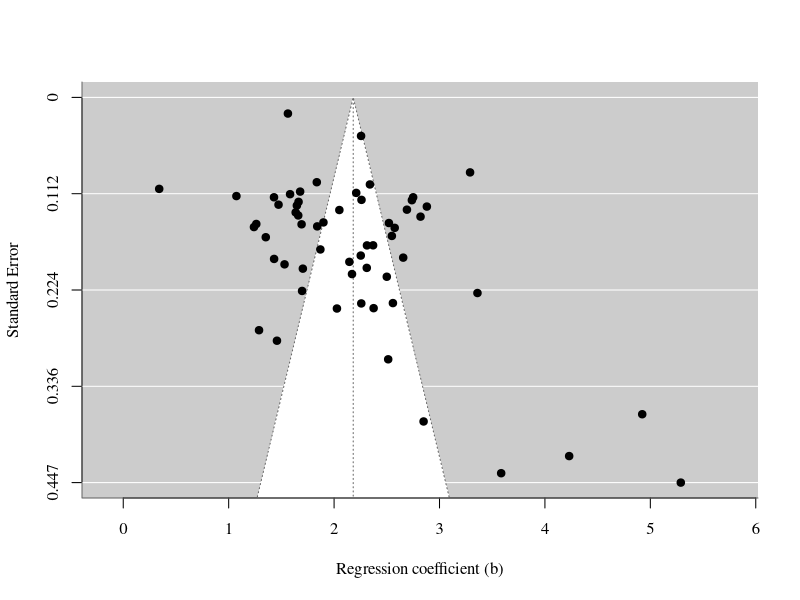
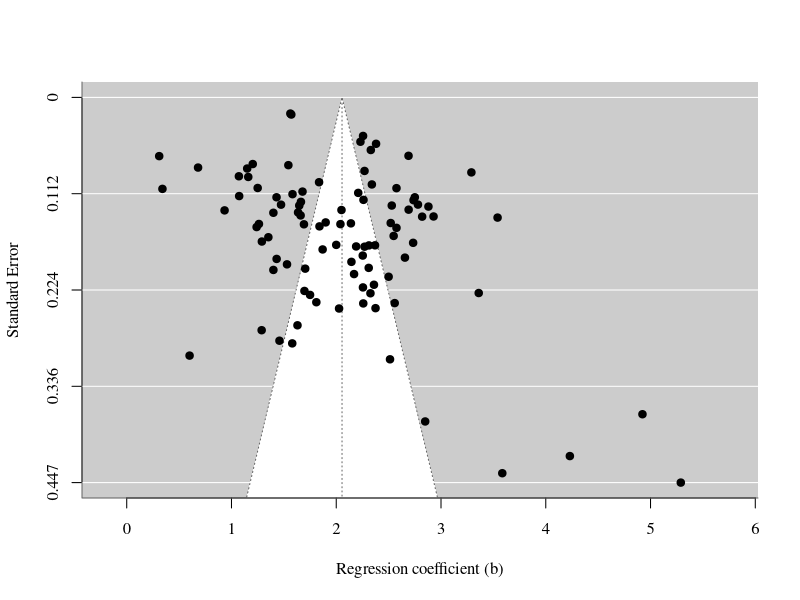
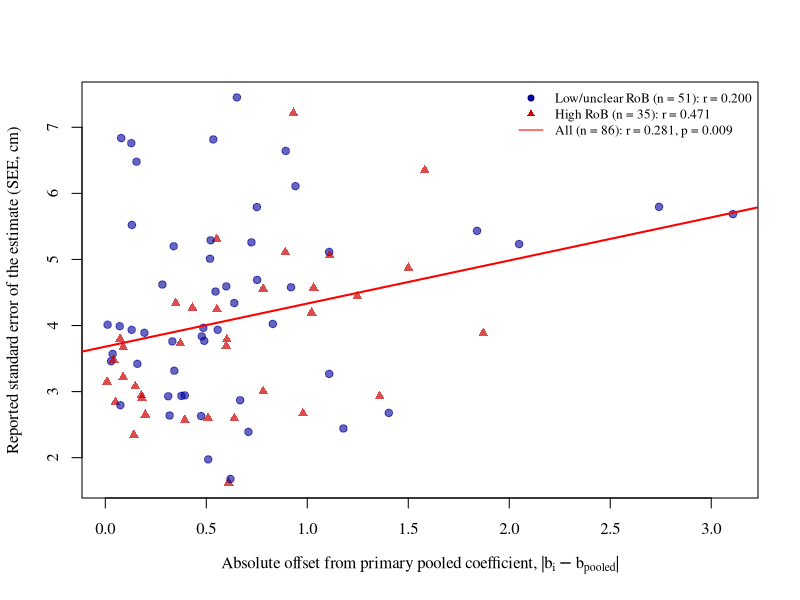
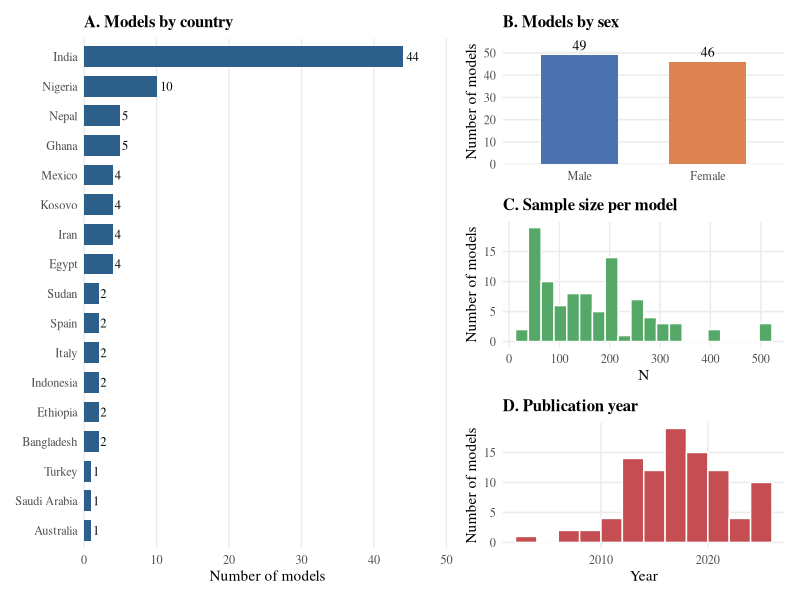
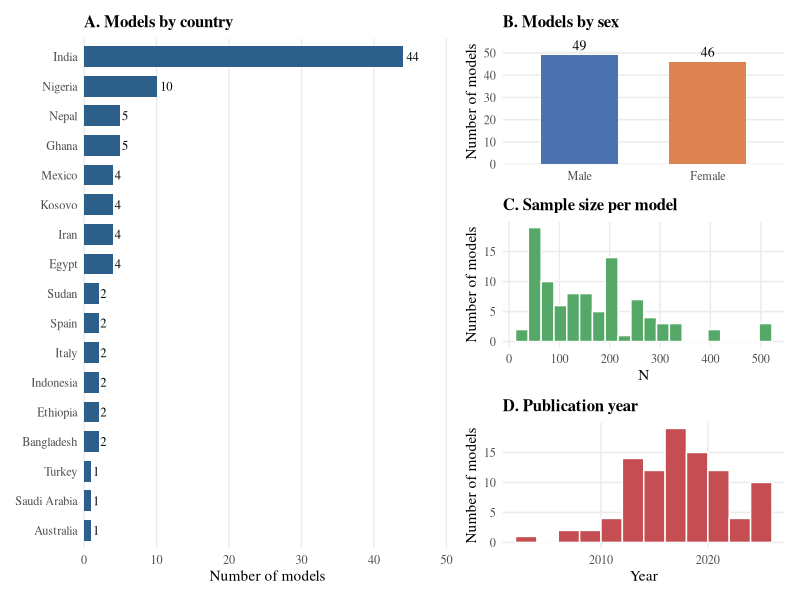
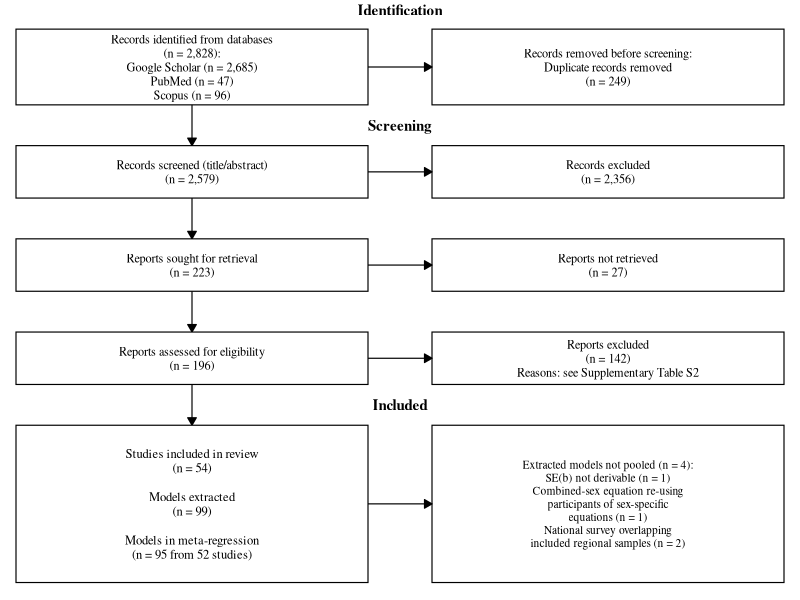
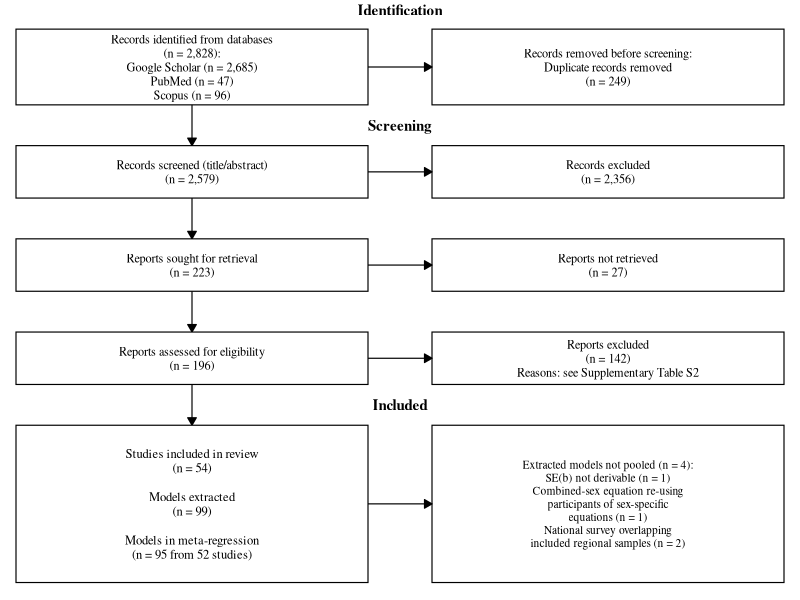
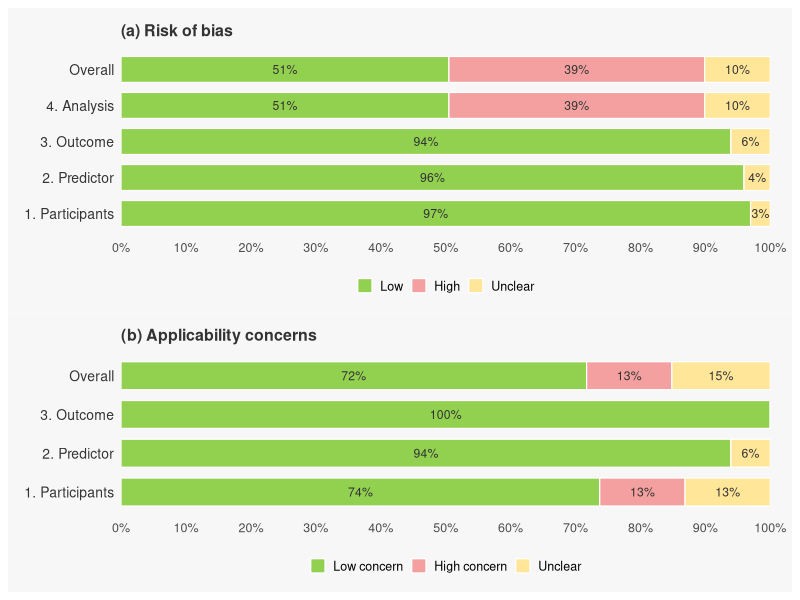

Write the R code that produced these figures, in order.
## ==============================================================================
## MASTER ANALYSIS SCRIPT (version 2)
## Global Regression Coefficient for Predicting Stature from Tibial Length:
## Evidence from Systematic Review and Meta-Regression
##
## Reproduces every table, statistic and figure in the manuscript. Run top to
## bottom from a folder containing the input files below.
##
## INPUT FILES
##   meta_analysis_dataset.csv            k = 95 models (all risk-of-bias strata)
##   primary_dataset_exclHighRoB.csv      k = 58 models (high analysis-domain RoB excluded)
##   offset_analysis_dataset_corrected.csv k = 86 models with SEE available
##   probast_domain_detail.csv            PROBAST judgements (Low/High/Unclear) for the
##                                         99 models extracted from the 54 included studies,
##                                         4 RoB domains, 3 applicability domains, overall
##   prisma_counts.csv                    record counts for the PRISMA flow diagram
##   validation_status.csv                validation reported for each extracted equation,
##                                         classified by TRIPOD definitions
##
## CHANGES FROM VERSION 1 (k = 98 / 58)
##   Excluded from synthesis: model 36 (Gualdi-Russo combined-sex equation; same
##   participants as models 34-35), model 53 (Yadav & Pathak; lateral leg length,
##   not tibial length), models 64-65 (Gardasevic 2019 national survey; overlaps the
##   regional samples in models 43-44 and 79-80). Model 86 (Mundane) remains
##   excluded because SE(b) is not derivable.
##   Added: sensitivity analysis excluding samples with a lower age bound of 17 y.
##   Version 2.1: model 100 added (Sreenivasan & Nawaz Ahmed 2021, Tamil males),
##   found when the full texts of unresolved full-text-stage records were sought
##   (27 reports could not be retrieved; see prisma_counts.csv, item not_retrieved).
##
## PACKAGES: metafor, ggplot2, dplyr, tidyr, forcats, patchwork
## ==============================================================================

suppressPackageStartupMessages({
  library(metafor); library(ggplot2); library(dplyr)
  library(tidyr);   library(forcats); library(patchwork)
})
set.seed(123456)

out <- list()   # every number reported in the manuscript is stored here

## Figures are written twice: a vector PDF (fonts embedded) for submission and a
## 300-dpi PNG for the Word manuscript. save_base() wraps base-graphics figures.
save_base <- function(stem, width, height, draw) {
  png(paste0(stem, ".png"), width = width, height = height, units = "in", res = 300)
  draw(); dev.off()
  grDevices::cairo_pdf(paste0(stem, ".pdf"), width = width, height = height)
  draw(); dev.off()
}
save_gg <- function(stem, plot, width, height) {
  ggsave(paste0(stem, ".png"), plot, width = width, height = height, dpi = 300, bg = "white")
  ggsave(paste0(stem, ".pdf"), plot, width = width, height = height, device = grDevices::cairo_pdf, bg = "white")
}
add <- function(name, value) out[[name]] <<- value

## ------------------------------------------------------------------------
## 0. DATA
## ------------------------------------------------------------------------
dat_full    <- read.csv("meta_analysis_dataset.csv", stringsAsFactors = FALSE)
dat_primary <- read.csv("primary_dataset_exclHighRoB.csv", stringsAsFactors = FALSE)
dat_offset  <- read.csv("offset_analysis_dataset_corrected.csv", stringsAsFactors = FALSE)
rob         <- read.csv("probast_domain_detail.csv", stringsAsFactors = FALSE)
prisma      <- read.csv("prisma_counts.csv", stringsAsFactors = FALSE)
dat_full$vi    <- dat_full$SEb^2
dat_primary$vi <- dat_primary$SEb^2
dat_full$label    <- paste0(dat_full$author_sex, ", ", dat_full$year)
dat_primary$label <- paste0(dat_primary$author_sex, ", ", dat_primary$year)

r2_analogue <- function(base, mod) max(0, (base$tau2 - mod$tau2) / base$tau2 * 100)

## ==============================================================================
## A. POOLED ESTIMATES AND GEOGRAPHIC MODERATORS (Table 1)
## ==============================================================================
res_primary    <- rma(b, vi, data = dat_primary, method = "REML", slab = label)
res_allstudies <- rma(b, vi, data = dat_full,    method = "REML", slab = label)

res_country_primary   <- rma(b, vi, mods = ~ factor(country),   data = dat_primary, method = "REML")
res_continent_primary <- rma(b, vi, mods = ~ factor(continent), data = dat_primary, method = "REML")
res_country_full      <- rma(b, vi, mods = ~ factor(country),   data = dat_full,    method = "REML")
res_continent_full    <- rma(b, vi, mods = ~ factor(continent), data = dat_full,    method = "REML")

for (nm in c("primary", "allstudies")) {
  r <- get(paste0("res_", nm))
  add(paste0(nm, "_k"), r$k); add(paste0(nm, "_b"), r$b[1])
  add(paste0(nm, "_lb"), r$ci.lb); add(paste0(nm, "_ub"), r$ci.ub)
  add(paste0(nm, "_z"), r$zval); add(paste0(nm, "_p"), r$pval)
  add(paste0(nm, "_tau2"), r$tau2); add(paste0(nm, "_I2"), r$I2)
  add(paste0(nm, "_QE"), r$QE); add(paste0(nm, "_QEp"), r$QEp)
}
for (nm in c("country_primary", "continent_primary", "country_full", "continent_full")) {
  r <- get(paste0("res_", nm))
  base <- if (grepl("primary", nm)) res_primary else res_allstudies
  add(paste0(nm, "_QM"), r$QM); add(paste0(nm, "_df"), r$QMdf[1]); add(paste0(nm, "_p"), r$QMp)
  add(paste0(nm, "_I2res"), r$I2); add(paste0(nm, "_R2"), r2_analogue(base, r))
}
## Country coefficients significant at p < 0.05 (primary model)
cc <- coef(summary(res_country_primary))
cc <- cc[-1, , drop = FALSE]
add("country_primary_reference", levels(factor(dat_primary$country))[1])
add("country_primary_sig", paste(sprintf("%s (%.3f, p=%.3f)", sub("factor\\(country\\)", "", rownames(cc)[cc$pval < 0.05]),
                                         cc$estimate[cc$pval < 0.05], cc$pval[cc$pval < 0.05]), collapse = "; "))
ct <- coef(summary(res_continent_primary))[-1, , drop = FALSE]
add("continent_primary_reference", levels(factor(dat_primary$continent))[1])
add("continent_primary_coefs", paste(sprintf("%s (%.3f, p=%.3f)", sub("factor\\(continent\\)", "", rownames(ct)), ct$estimate, ct$pval), collapse = "; "))

table1 <- data.frame(
  Model = c("Primary (high RoB excluded)", "+ Country moderator", "+ Continent moderator",
            "All-studies sensitivity", "+ Country moderator", "+ Continent moderator"),
  k = c(rep(res_primary$k, 3), rep(res_allstudies$k, 3)),
  Pooled_b_95CI = c(sprintf("%.3f (%.3f-%.3f)", res_primary$b[1], res_primary$ci.lb, res_primary$ci.ub),
                    sprintf("QM p = %.3f", res_country_primary$QMp), sprintf("QM p = %.3f", res_continent_primary$QMp),
                    sprintf("%.3f (%.3f-%.3f)", res_allstudies$b[1], res_allstudies$ci.lb, res_allstudies$ci.ub),
                    sprintf("QM p = %.3f", res_country_full$QMp), sprintf("QM p = %.3f", res_continent_full$QMp)),
  I2_pct = round(c(res_primary$I2, res_country_primary$I2, res_continent_primary$I2,
                   res_allstudies$I2, res_country_full$I2, res_continent_full$I2), 2))
write.csv(table1, "Table1_pooled_estimates.csv", row.names = FALSE)

## ==============================================================================
## B. RISK-OF-BIAS AND AGE SENSITIVITY (Table 2)
## ==============================================================================
res_lowOnly <- rma(b, vi, data = subset(dat_full, RoB_Domain4 == "Low RoB"), method = "REML")
res_age18   <- rma(b, vi, data = subset(dat_primary, !age_lower17), method = "REML")
res_age18_full <- rma(b, vi, data = subset(dat_full, !age_lower17), method = "REML")

sens_row <- function(lab, r) data.frame(Analysis = lab, k = r$k, b = round(r$b[1], 3),
  CI = sprintf("%.3f to %.3f", r$ci.lb, r$ci.ub), tau2 = round(r$tau2, 3), I2 = round(r$I2, 2),
  Q = sprintf("%.2f (%d)", r$QE, r$k - 1), p = ifelse(r$QEp < 0.0001, "<0.0001", sprintf("%.4f", r$QEp)))
table2 <- rbind(sens_row("Full sample (all risk-of-bias levels)", res_allstudies),
                sens_row("Primary (high RoB excluded)", res_primary),
                sens_row("Low RoB only", res_lowOnly),
                sens_row("Primary, excluding samples with lower age bound of 17 y", res_age18))
write.csv(table2, "Table2_sensitivity.csv", row.names = FALSE)
for (nm in c("lowOnly", "age18", "age18_full")) {
  r <- get(paste0("res_", nm))
  add(paste0(nm, "_k"), r$k); add(paste0(nm, "_b"), r$b[1]); add(paste0(nm, "_lb"), r$ci.lb)
  add(paste0(nm, "_ub"), r$ci.ub); add(paste0(nm, "_tau2"), r$tau2); add(paste0(nm, "_I2"), r$I2)
  add(paste0(nm, "_QE"), r$QE)
}

dat_full$RoB_Domain4 <- factor(dat_full$RoB_Domain4, levels = c("Low RoB", "High RoB", "Unclear"))
res_rob_mod <- rma(b, vi, mods = ~ RoB_Domain4, data = dat_full, method = "REML")
add("robmod_QM", res_rob_mod$QM); add("robmod_df", res_rob_mod$QMdf[1]); add("robmod_p", res_rob_mod$QMp)
add("robmod_R2", r2_analogue(res_allstudies, res_rob_mod))
rc <- coef(summary(res_rob_mod))
add("robmod_high_est", rc["RoB_Domain4High RoB", "estimate"]); add("robmod_high_p", rc["RoB_Domain4High RoB", "pval"])
add("robmod_unclear_est", rc["RoB_Domain4Unclear", "estimate"]); add("robmod_unclear_p", rc["RoB_Domain4Unclear", "pval"])

## ==============================================================================
## C. PUBLICATION BIAS
## ==============================================================================
egger_primary <- regtest(res_primary,    model = "rma")
egger_full    <- regtest(res_allstudies, model = "rma")
tf_primary    <- trimfill(res_primary)
tf_full       <- trimfill(res_allstudies)
add("egger_primary_z", egger_primary$zval); add("egger_primary_p", egger_primary$pval)
add("egger_full_z", egger_full$zval);       add("egger_full_p", egger_full$pval)
add("tf_primary_k0", tf_primary$k0); add("tf_primary_side", tf_primary$side); add("tf_primary_b", tf_primary$b[1])
add("tf_full_k0", tf_full$k0);       add("tf_full_side", tf_full$side);       add("tf_full_b", tf_full$b[1])

outlier_models <- c(26, 27, 72, 83)   # Esomonu M/F, Tiwari & Datta M, Okwan F
res_primary_sens   <- rma(b, vi, data = subset(dat_primary, !model %in% outlier_models), method = "REML")
egger_primary_sens <- regtest(res_primary_sens, model = "rma")
add("outlier_k", res_primary_sens$k); add("outlier_b", res_primary_sens$b[1])
add("outlier_lb", res_primary_sens$ci.lb); add("outlier_ub", res_primary_sens$ci.ub)
add("outlier_I2", res_primary_sens$I2)
add("outlier_egger_z", egger_primary_sens$zval); add("outlier_egger_p", egger_primary_sens$pval)
## Check the four studies are still the most extreme on b and SE in the primary set
add("outlier_check", paste(dat_primary$author_sex[order(-dat_primary$b)][1:4], collapse = "; "))

save_base("Figure5_Funnel_Primary", 7.5, 6.25, function() {
  par(family = "serif"); funnel(res_primary, xlab = "Regression coefficient (b)") })
save_base("Figure6_Funnel_AllStudies", 7.5, 6.25, function() {
  par(family = "serif"); funnel(res_allstudies, xlab = "Regression coefficient (b)") })

## ==============================================================================
## D. LEAVE-ONE-OUT (primary)
## ==============================================================================
loo <- as.data.frame(leave1out(res_primary))
loo$model <- dat_primary$model; loo$study <- dat_primary$label
write.csv(loo, "LeaveOneOut_primary.csv", row.names = FALSE)
add("loo_min", min(loo$estimate)); add("loo_max", max(loo$estimate))
add("loo_min_study", loo$study[which.min(loo$estimate)]); add("loo_max_study", loo$study[which.max(loo$estimate)])
add("loo_I2_min", min(loo$I2)); add("loo_I2_max", max(loo$I2))

## ==============================================================================
## E. SEX
## ==============================================================================
sex_models <- function(d, tag) {
  m <- rma(b, vi, data = subset(d, sex_cat == "Male"),   method = "REML")
  f <- rma(b, vi, data = subset(d, sex_cat == "Female"), method = "REML")
  s <- rma(b, vi, mods = ~ factor(sex_cat), data = subset(d, sex_cat %in% c("Male", "Female")), method = "REML")
  add(paste0(tag, "_male_k"), m$k); add(paste0(tag, "_male_b"), m$b[1]); add(paste0(tag, "_male_lb"), m$ci.lb); add(paste0(tag, "_male_ub"), m$ci.ub)
  add(paste0(tag, "_female_k"), f$k); add(paste0(tag, "_female_b"), f$b[1]); add(paste0(tag, "_female_lb"), f$ci.lb); add(paste0(tag, "_female_ub"), f$ci.ub)
  add(paste0(tag, "_sex_QM"), s$QM); add(paste0(tag, "_sex_p"), s$QMp)
  list(m = m, f = f)
}
sex_p <- sex_models(dat_primary, "primary")
sex_f <- sex_models(dat_full, "full")

## ==============================================================================
## F. OFFSET FROM POOLED b vs SEE (reference = primary pooled b; test set = all
##    models with SEE, including high-RoB models)
## ==============================================================================
b_ref <- res_primary$b[1]
dat_offset$abs_offset <- abs(dat_offset$b - b_ref)
dat_offset$high <- dat_offset$RoB_Domain4 == "High RoB"
pe <- cor.test(dat_offset$abs_offset, dat_offset$SEE)
sp <- suppressWarnings(cor.test(dat_offset$abs_offset, dat_offset$SEE, method = "spearman"))
lm_u <- lm(SEE ~ abs_offset, data = dat_offset)
lm_w <- lm(SEE ~ abs_offset, data = dat_offset, weights = 1 / SEb^2)
ch <- cor.test(dat_offset$abs_offset[dat_offset$high],  dat_offset$SEE[dat_offset$high])
cl <- cor.test(dat_offset$abs_offset[!dat_offset$high], dat_offset$SEE[!dat_offset$high])
add("offset_k", nrow(dat_offset)); add("offset_ref_b", b_ref)
add("offset_r", unname(pe$estimate)); add("offset_p", pe$p.value)
add("offset_rho", unname(sp$estimate)); add("offset_rho_p", sp$p.value)
add("offset_slope", coef(lm_u)[2]); add("offset_slope_se", coef(summary(lm_u))[2, 2])
add("offset_slope_p", coef(summary(lm_u))[2, 4]); add("offset_R2", summary(lm_u)$r.squared)
add("offset_wslope", coef(lm_w)[2]); add("offset_wslope_se", coef(summary(lm_w))[2, 2]); add("offset_wslope_p", coef(summary(lm_w))[2, 4])
add("offset_high_n", sum(dat_offset$high)); add("offset_high_r", unname(ch$estimate)); add("offset_high_p", ch$p.value)
add("offset_low_n", sum(!dat_offset$high)); add("offset_low_r", unname(cl$estimate)); add("offset_low_p", cl$p.value)
add("offset_high_mean", mean(dat_offset$abs_offset[dat_offset$high])); add("offset_low_mean", mean(dat_offset$abs_offset[!dat_offset$high]))

save_base("Figure7_OffsetVsSEE", 8.33, 6.67, function() {
par(family = "serif")
plot(dat_offset$abs_offset, dat_offset$SEE,
     xlab = expression("Absolute offset from primary pooled coefficient, |" * b[i] - b[pooled] * "|"),
     ylab = "Reported standard error of the estimate (SEE, cm)",
     pch = ifelse(dat_offset$high, 17, 19),
     col = ifelse(dat_offset$high, rgb(0.8, 0, 0, 0.7), rgb(0, 0, 0.6, 0.6)))
abline(lm_u, col = "red", lwd = 2)
legend("topright", bty = "n", cex = 0.8, pch = c(19, 17, NA), lty = c(NA, NA, 1), col = c(rgb(0, 0, 0.6), rgb(0.8, 0, 0), "red"),
       legend = c(sprintf("Low/unclear RoB (n = %d): r = %.3f", sum(!dat_offset$high), cl$estimate),
                  sprintf("High RoB (n = %d): r = %.3f", sum(dat_offset$high), ch$estimate),
                  sprintf("All (n = %d): r = %.3f, p = %.3f", nrow(dat_offset), pe$estimate, pe$p.value)))
})

## ==============================================================================
## G. STUDY CHARACTERISTICS (Figure 3) and descriptive numbers
## ==============================================================================
add("primary_countries", length(unique(dat_primary$country)))
add("primary_country_counts", paste(sprintf("%s (%d)", names(sort(table(dat_primary$country), decreasing = TRUE)),
                                            sort(table(dat_primary$country), decreasing = TRUE)), collapse = ", "))
add("primary_N_min", min(dat_primary$N)); add("primary_N_max", max(dat_primary$N))
add("primary_N_median", median(dat_primary$N)); add("primary_N_total", sum(dat_primary$N))
add("primary_year_min", min(dat_primary$year)); add("primary_year_max", max(dat_primary$year))
add("full_countries", length(unique(dat_full$country))); add("full_continents", length(unique(dat_full$continent)))
add("full_N_total", sum(dat_full$N)); add("full_india", sum(dat_full$country == "India"))
add("primary_india", sum(dat_primary$country == "India"))
add("full_continent_counts", paste(sprintf("%s (%d)", names(sort(table(dat_full$continent), decreasing = TRUE)),
                                           sort(table(dat_full$continent), decreasing = TRUE)), collapse = ", "))

theme_char <- theme_minimal(base_family = "serif", base_size = 11) +
  theme(panel.grid.minor = element_blank(), plot.title = element_text(face = "bold", size = 12))
pa <- dat_full %>% count(country) %>% mutate(country = fct_reorder(country, n)) %>%
  ggplot(aes(country, n)) + geom_col(fill = "#2C5F8A", width = 0.7) +
  geom_text(aes(label = n), hjust = -0.3, size = 3.2, family = "serif") + coord_flip(clip = "off") +
  scale_y_continuous(expand = expansion(mult = c(0, 0.15))) +
  labs(title = "A. Models by country", x = NULL, y = "Number of models") + theme_char +
  theme(panel.grid.major.y = element_blank())
pb <- dat_full %>% count(sex_cat) %>% mutate(sex_cat = factor(sex_cat, levels = c("Male", "Female"))) %>%
  ggplot(aes(sex_cat, n, fill = sex_cat)) + geom_col(width = 0.6, show.legend = FALSE) +
  geom_text(aes(label = n), vjust = -0.5, size = 3.5, family = "serif") +
  scale_fill_manual(values = c(Male = "#4C72B0", Female = "#DD8452")) +
  scale_y_continuous(expand = expansion(mult = c(0, 0.15))) +
  labs(title = "B. Models by sex", x = NULL, y = "Number of models") + theme_char +
  theme(panel.grid.major.x = element_blank())
pc <- ggplot(dat_full, aes(N)) + geom_histogram(bins = 20, fill = "#55A868", color = "white") +
  labs(title = "C. Sample size per model", x = "N", y = "Number of models") + theme_char
pd <- ggplot(dat_full, aes(year)) + geom_histogram(binwidth = 2, fill = "#C44E52", color = "white", boundary = 2000) +
  labs(title = "D. Publication year", x = "Year", y = "Number of models") + theme_char
save_gg("Figure3_Study_Characteristics", (pa | (pb / pc / pd)) + plot_layout(widths = c(1.3, 1)),
       width = 11, height = 8)

## ==============================================================================
## H. PRISMA 2020 FLOW DIAGRAM (Figure 1)
## ==============================================================================
pv <- setNames(prisma$n, prisma$item)
box <- function(x1, x2, y1, y2, label, size = 3.1)
  list(annotate("rect", xmin = x1, xmax = x2, ymin = y1, ymax = y2, fill = "white", colour = "black", linewidth = 0.4),
       annotate("text", x = (x1 + x2) / 2, y = (y1 + y2) / 2, label = label, size = size, family = "serif", lineheight = 0.95))
arr <- function(x1, y1, x2, y2) annotate("segment", x = x1, y = y1, xend = x2, yend = y2,
                                         arrow = arrow(length = unit(2.2, "mm"), type = "closed"), linewidth = 0.4)
fmt <- function(x) format(x, big.mark = ",")
p_prisma <- ggplot() + coord_cartesian(xlim = c(0, 100), ylim = c(0, 103), expand = FALSE) + theme_void(base_family = "serif") +
  box(2, 46, 85, 98, sprintf("Records identified from databases\n(n = %s):\nGoogle Scholar (n = %s)\nPubMed (n = %s)\nScopus (n = %s)",
                             fmt(pv["google"] + pv["pubmed"] + pv["scopus"]), fmt(pv["google"]), fmt(pv["pubmed"]), fmt(pv["scopus"]))) +
  box(54, 98, 85, 98, sprintf("Records removed before screening:\nDuplicate records removed\n(n = %s)",
                              fmt(pv["google"] + pv["pubmed"] + pv["scopus"] - pv["after_dedup"]))) +
  arr(46, 91.5, 54, 91.5) + arr(24, 85, 24, 78) +
  box(2, 46, 69, 78, sprintf("Records screened (title/abstract)\n(n = %s)", fmt(pv["after_dedup"]))) +
  box(54, 98, 69, 78, sprintf("Records excluded\n(n = %s)", fmt(pv["after_dedup"] - pv["after_title_abstract"]))) +
  arr(46, 73.5, 54, 73.5) + arr(24, 69, 24, 62) +
  box(2, 46, 53, 62, sprintf("Reports sought for retrieval\n(n = %s)", fmt(pv["after_title_abstract"]))) +
  box(54, 98, 53, 62, sprintf("Reports not retrieved\n(n = %s)", fmt(pv["not_retrieved"]))) +
  arr(46, 57.5, 54, 57.5) + arr(24, 53, 24, 46) +
  box(2, 46, 37, 46, sprintf("Reports assessed for eligibility\n(n = %s)", fmt(pv["after_title_abstract"] - pv["not_retrieved"]))) +
  box(54, 98, 37, 46, sprintf("Reports excluded\n(n = %s)\nReasons: see Supplementary Table S2", fmt(pv["after_title_abstract"] - pv["not_retrieved"] - pv["after_fulltext"]))) +
  arr(46, 41.5, 54, 41.5) + arr(24, 37, 24, 30) +
  box(2, 46, 3, 30, sprintf(paste0("Studies included in review\n(n = %d)\n\nModels extracted\n(n = %d)\n\n",
                                   "Models in meta-regression\n(n = %d from %d studies)"),
                            pv["after_fulltext"], nrow(rob), nrow(dat_full), pv["studies_in_synthesis"]), size = 3.2) +
  box(54, 98, 3, 30, paste0("Extracted models not pooled (n = ", nrow(rob) - nrow(dat_full), "):\n",
                            "SE(b) not derivable (n = 1)\n",
                            "Combined-sex equation re-using\nparticipants of sex-specific\nequations (n = 1)\n",
                            "National survey overlapping\nincluded regional samples (n = 2)"), size = 2.9) +
  arr(46, 16.5, 54, 16.5) +
  annotate("text", x = 50, y = 101.3, label = "Identification", fontface = "bold", family = "serif", size = 3.8) +
  annotate("text", x = 50, y = 81.5, label = "Screening", fontface = "bold", family = "serif", size = 3.8) +
  annotate("text", x = 50, y = 33.5, label = "Included", fontface = "bold", family = "serif", size = 3.8)
save_gg("Figure1_PRISMA_flow_diagram", p_prisma, width = 9.5, height = 11.5)

## ==============================================================================
## I. PROBAST SUMMARY (Figure 2) and traffic-light plot
## ==============================================================================
pal <- c(Low = "#92D050", High = "#F4A0A0", Unclear = "#FFE699")
make_panel <- function(df, cols, labels, title, legend_labels) {
  summ <- df %>% select(model, all_of(cols)) %>%
    pivot_longer(-model, names_to = "domain", values_to = "judgement") %>%
    mutate(domain = factor(domain, levels = cols, labels = labels),
           judgement = factor(judgement, levels = c("Low", "High", "Unclear"))) %>%
    count(domain, judgement, .drop = FALSE) %>% group_by(domain) %>% mutate(pct = n / sum(n) * 100) %>% ungroup()
  ggplot(summ, aes(domain, pct, fill = judgement)) +
    geom_col(width = 0.72, colour = "white", linewidth = 0.4, position = position_stack(reverse = TRUE)) +
    geom_text(aes(label = ifelse(pct >= 3, paste0(round(pct), "%"), "")),
              position = position_stack(vjust = 0.5, reverse = TRUE), size = 3.1, colour = "grey20") +
    coord_flip() +
    scale_fill_manual(values = pal, labels = legend_labels, drop = FALSE, name = NULL) +
    scale_y_continuous(breaks = seq(0, 100, 10), labels = paste0(seq(0, 100, 10), "%"), expand = c(0, 0)) +
    labs(title = title, x = NULL, y = NULL) + theme_minimal(base_size = 11) +
    theme(panel.grid = element_blank(), axis.text.y = element_text(size = 10, colour = "grey20"),
          axis.text.x = element_text(size = 9, colour = "grey30"), axis.ticks = element_blank(),
          legend.position = "bottom", legend.key.size = unit(0.4, "cm"), legend.text = element_text(size = 9),
          plot.title = element_text(face = "bold", size = 11.5, colour = "grey20"),
          plot.background = element_rect(fill = "grey97", colour = NA), plot.margin = margin(12, 16, 8, 12))
}
p_rob <- make_panel(rob, c("D1_RoB", "D2_RoB", "D3_RoB", "D4_RoB", "Overall_RoB"),
                    c("1. Participants", "2. Predictor", "3. Outcome", "4. Analysis", "Overall"),
                    "(a) Risk of bias", c("Low", "High", "Unclear"))
p_app <- make_panel(rob, c("D1_App", "D2_App", "D3_App", "Overall_App"),
                    c("1. Participants", "2. Predictor", "3. Outcome", "Overall"),
                    "(b) Applicability concerns", c("Low concern", "High concern", "Unclear"))
save_gg("Figure2_RoB_Applicability_Summary", p_rob / p_app + plot_layout(heights = c(1.15, 1)),
       width = 8.2, height = 7.2)
for (d in c("D1_RoB", "D2_RoB", "D3_RoB", "D4_RoB", "Overall_RoB", "D1_App", "D2_App", "D3_App", "Overall_App"))
  for (j in c("Low", "High", "Unclear")) add(paste0("rob_", d, "_", j), sum(rob[[d]] == j))
add("rob_n", nrow(rob))

## validation reported by the source studies (TRIPOD definitions: a holdout or split
## sample from the derivation data is internal validation; external validation needs
## independent data from a different setting, time or population)
val <- read.csv("validation_status.csv", stringsAsFactors = FALSE)
stopifnot(nrow(val) == nrow(rob))
add("val_external",          sum(val$validation == "External"))
add("val_internal",          sum(val$validation == "Internal"))
add("val_internal_studies",  length(unique(val$study[val$validation == "Internal"])))
add("val_none",              sum(val$validation == "None reported"))
add("val_other",             sum(!val$validation %in% c("External", "Internal", "None reported")))
add("val_other_studies",     length(unique(val$study[!val$validation %in% c("External", "Internal", "None reported")])))
add("val_internal_primary",  sum(val$validation == "Internal" & val$model %in% dat_primary$model))

traffic <- rob %>% select(model, D1 = D1_RoB, D2 = D2_RoB, D3 = D3_RoB, D4 = D4_RoB) %>%
  pivot_longer(-model, names_to = "domain", values_to = "judgement") %>%
  mutate(domain = recode(domain, D1 = "1. Participants", D2 = "2. Predictor", D3 = "3. Outcome", D4 = "4. Analysis"),
         judgement = factor(judgement, levels = c("Low", "High", "Unclear")),
         symbol = recode(as.character(judgement), Low = "+", Unclear = "?", High = "−"))
save_gg("FigureS1_RoB_TrafficLight",
       ggplot(traffic, aes(domain, fct_rev(factor(model)), fill = judgement)) + geom_tile(colour = "white", linewidth = 0.3) +
         geom_text(aes(label = symbol), size = 2.6, family = "serif", fontface = "bold", colour = "grey20") +
         scale_fill_manual(values = pal, name = "Judgement") + labs(x = NULL, y = "Model number") +
         theme_minimal(base_family = "serif", base_size = 8) +
         theme(axis.text.y = element_text(size = 5), axis.text.x = element_text(size = 9, face = "bold"),
               panel.grid = element_blank(), legend.position = "top"),
       width = 6, height = 14)

## ==============================================================================
## J. FOREST PLOTS (Figures 4 and 8)
## ==============================================================================
save_base("Figure4_Forest_Overall", 9, 15, function() {
par(family = "serif")
forest(res_primary, xlab = "Regression coefficient (b): cm of stature per cm of tibial length",
       header = c("Study (sex), year", "b [95% CI]"),
       mlab = sprintf("Random-effects model (k = %d; I² = %.1f%%)", res_primary$k, res_primary$I2),
       cex = 0.68, cex.lab = 0.9, cex.axis = 0.8, col = "#2C5F8A", border = "#2C5F8A", shade = TRUE)
})

mk <- function(d) { d$vi <- d$SEb^2; rma(b, vi, data = d, method = "REML", slab = label) }
res_m <- mk(subset(dat_primary, sex_cat == "Male")); res_f <- mk(subset(dat_primary, sex_cat == "Female"))
save_base("Figure8_Forest_BySex", 15, 11, function() {
par(mfrow = c(1, 2), family = "serif")
forest(res_m, xlab = "Regression coefficient (b)", header = c("Male models", "b [95% CI]"),
       mlab = sprintf("Pooled, males (k = %d; I² = %.1f%%)", res_m$k, res_m$I2),
       cex = 0.75, col = "#4C72B0", border = "#4C72B0", shade = TRUE)
title("A. Male-specific models", cex.main = 1.1)
forest(res_f, xlab = "Regression coefficient (b)", header = c("Female models", "b [95% CI]"),
       mlab = sprintf("Pooled, females (k = %d; I² = %.1f%%)", res_f$k, res_f$I2),
       cex = 0.75, col = "#DD8452", border = "#DD8452", shade = TRUE)
title("B. Female-specific models", cex.main = 1.1)
})

## ==============================================================================
## OUTPUT: key numbers
## ==============================================================================
kn <- data.frame(name = names(out), value = sapply(out, function(x) if (is.numeric(x)) format(x, digits = 10) else as.character(x)))
write.csv(kn, "manuscript_key_numbers.csv", row.names = FALSE)
cat("Done. Key numbers written to manuscript_key_numbers.csv\n")
